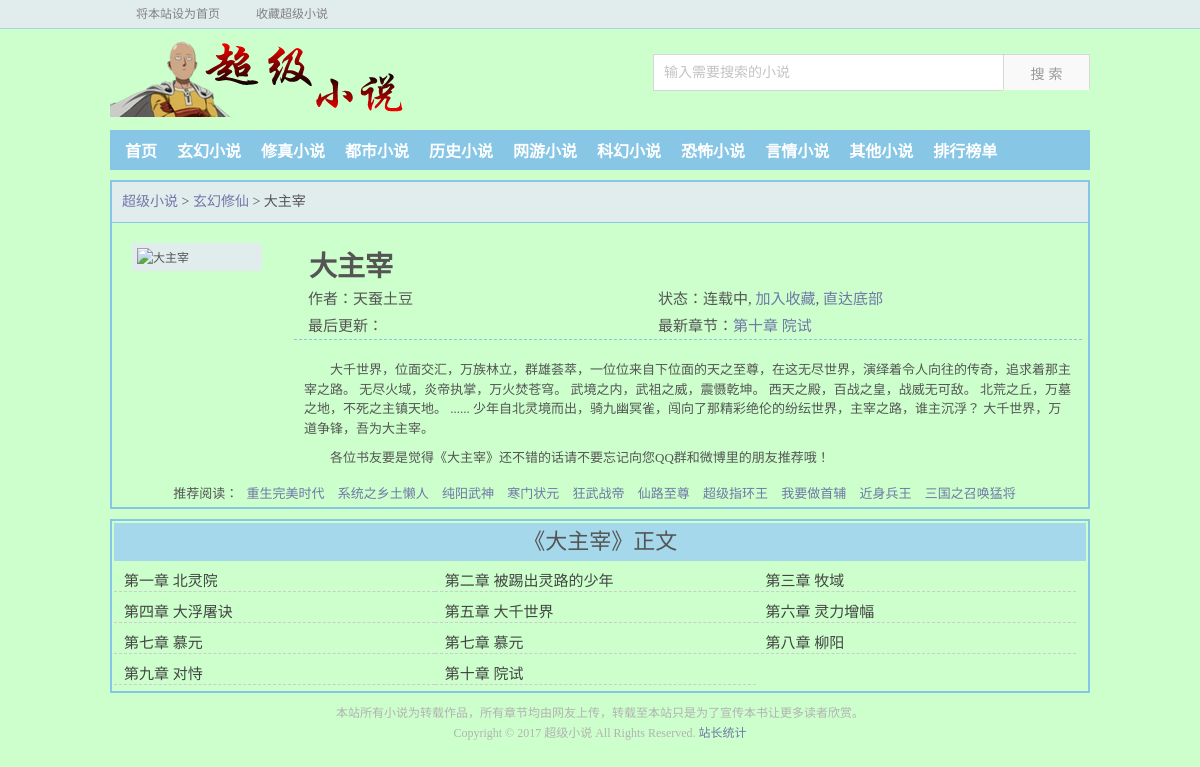
The app's page /info/7/ with its own data.
### novel_site/models.py (models this page shows, shortened)
class InfoTable(models.Model):
    title = models.CharField(max_length=70, unique=True)
    category = models.ForeignKey(CategoryTable, verbose_name='category', on_delete=models.CASCADE,
                                 related_name='cate_books', null=True)
    author = models.ForeignKey(AuthorTable, verbose_name='author', on_delete=models.CASCADE,
                               related_name='author_boos', null=True)
    status = models.CharField(max_length=5, null=True)
    update_time = models.DateTimeField(null=True)
    store_des = models.IntegerField(verbose_name='book_table_index', null=True)
    image = models.CharField(max_length=70, verbose_name='image_des', null=True)
    resume = models.CharField(max_length=300, null=True)
    @property
    def all_chapters(self):  # 看是否要放到view中去
        return MAP_DICT[str(self.store_des)].objects.filter(title=self.pk).defer('content', 'need_confirm')

class CategoryTable(models.Model):
    cate = models.CharField(max_length=30, null=True, unique=True)
    category = models.CharField(max_length=20)
    def get_absolute_url(self):
        return reverse('novel_site:category', kwargs={'cate': self.cate})
    def __str__(self):
        return self.category

class AuthorTable(models.Model):
    author = models.CharField(max_length=20, unique=True)
    def __str__(self):
        return self.author

class Book(models.Model):
    title = models.ForeignKey(InfoTable, verbose_name='title', on_delete=models.CASCADE,)
    chapter = models.CharField(max_length=70, null=True)
    content = models.TextField()
    need_confirm = models.BooleanField(default=0)
    book_id = models.IntegerField(verbose_name='book_id', null=True)
    def get_absolute_url(self):
        return reverse('novel_site:detail', kwargs={'pk': self.book_id, 'index': self.pk})
    class Meta:
        abstract = True

class BookTableOne(Book):
    def __str__(self):
        return self.chapter

### novel_site/views.py (the view)
# urls.py: url(r'^info/(?P<pk>[0-9]+)/$', views.InfoView.as_view(), name='info'),
class InfoView(DetailView):
    template_name = 'novel_site/info.html'
    def get_queryset(self):
        return InfoTable.objects.select_related()
    def get_context_data(self, **kwargs):
        context = super(InfoView, self).get_context_data(**kwargs)
        all_chapters = list(self.object.all_chapters)
        context['all_chapters'] = all_chapters
        context['latest_chapter'] = all_chapters[-1]
        return context

### novel_site/templates/novel_site/info.html (shortened to what this page needs)
{% extends 'novel_site/base.html' %}
{% load staticfiles %}
{%  block main %}
<div class="box_con">
        <div class="con_top">
        <a href="/">超级小说</a>
        &gt;
        <a href="{{ object.category.get_absolute_url }}">{{ object.category }}</a>
        &gt;
        {{ object.title }}
        </div>
        <div id="maininfo">
            <div id="info">
                <h1>{{ object.title }}</h1>
                <p>作者：{{ object.author }}</p>
                <p>状态：{{ object.status }},  <a rel="nofollow" href="http://www.ranwen.org/modules/article/addbookcase.php?bid=56048" target="_blank">加入收藏</a>, <a href="#footer">直达底部</a></p>
                <p>最后更新：{{ object.update_time|date:'Y-m-d H:i:s' }}</p>
                <p>最新章节：<a href="{{ latest_chapter.get_absolute_url }}" target="_blank">{{ latest_chapter.chapter }}</a></p>
            </div>
            <div id="intro">
                <p>{{ object.resume }}</p>
                <p>各位书友要是觉得《{{ object.title }}》还不错的话请不要忘记向您QQ群和微博里的朋友推荐哦！</p>
            </div>
        </div>
        <div id="sidebar">
            <div id="fmimg"><img alt="{{ object.title }}" src="{% static object.image %}"  width="120" height="150"/></div>
        </div>
        <div id="listtj">推荐阅读：
                <a href="http://www.ranwen.org/files/article/80/80203/" target="_blank">重生完美时代</a>
                <a href="http://www.ranwen.org/files/article/77/77388/" target="_blank">系统之乡土懒人</a>
                <a href="http://www.ranwen.org/files/article/80/80020/" target="_blank">纯阳武神</a>
                <a href="http://www.ranwen.org/files/article/81/81814/" target="_blank">寒门状元</a>
                <a href="http://www.ranwen.org/files/article/79/79807/" target="_blank">狂武战帝</a>
                <a href="http://www.ranwen.org/files/article/57/57595/" target="_blank">仙路至尊</a>
                <a href="http://www.ranwen.org/files/article/78/78117/" target="_blank">超级指环王</a>
                <a href="http://www.ranwen.org/files/article/77/77423/" target="_blank">我要做首辅</a>
                <a href="http://www.ranwen.org/files/article/59/59755/" target="_blank">近身兵王</a>
                <a href="http://www.ranwen.org/files/article/73/73312/" target="_blank">三国之召唤猛将</a>
        </div>
</div>
<div class="box_con">
    <div id="list">
        <dl>
            <dt>《{{ object.title }}》正文</dt>
            {%  for chapter in all_chapters %}
                <dd><a href="{{ chapter.get_absolute_url }}">{{ chapter.chapter}}</a></dd>
            {% endfor %}
        </dl>
    </div>
</div>
{% endblock main %}

### novel_site/templates/novel_site/base.html (shortened to what this page needs)
{% load staticfiles %}
<!DOCTYPE html>
<html class="gwd_">
<head>
<link rel="stylesheet" href={% static 'novel_site/css/style.css' %}>
</head>
<body>
<div id="wrapper">
    <div class="ywtop">
        <div class="ywtop_con">
            <div class="ywtop_sethome">
                <a onclick="this.style.behavior='url(#default#homepage)';this.setHomePage('');" href=="#">将本站设为首页</a>
            </div>
            <div class="ywtop_addfavorite">
                <a href=="javascript:window.external.addFavorite('','爱看小说的都收藏了')">收藏超级小说</a>
            </div>
        </div>
    </div>
    <div class="header">
        <div class="header_logo">
            <a href="/">>超级小说</a>
        </div>
        <form>
            <div class="search">
                <input name="q" class="input" value="输入需要搜索的小说" onblur="if (value ==''){value='输入需要搜索的小说'}" onfocus="if (value =='输入需要搜索的小说'){value =''}" id="wd" type="text">
                <span class="s_btn"><input value=" 搜 索 " class="button" type="submit"></span>
            </div>
        </form>
    </div>
    <div class="nav">
        <ul style="padding-left: 5px;">
            <li><a href="/">首页</a></li>
			<li><a href="/cate/xuanhuan/">玄幻小说</a></li>
			<li><a href="/cate/xiuzhen/">修真小说</a></li>
			<li><a href="/cate/dushi/">都市小说</a></li>
			<li><a href="/cate/lishi/">历史小说</a></li>
			<li><a href="/cate/wangyou/">网游小说</a></li>
			<li><a href="/cate/kehuan/">科幻小说</a></li>
			<li><a href="/cate/kongbu/">恐怖小说</a></li>
			<li><a href="/cate/yanqing/">言情小说</a></li>
			<li><a href="/cate/qita/">其他小说</a></li>
			<li><a href="/cate/top/">排行榜单</a></li>
        </ul>
    </div>
    {% block main %}
    {% endblock main %}
    <div class="footer">
        <div class="footer_cont">
            <p>本站所有小说为转载作品，所有章节均由网友上传，转载至本站只是为了宣传本书让更多读者欣赏。</p>
            <p>Copyright &#169; 2017 超级小说 All Rights Reserved.
                <a href="?????????????" target="_blank" title="站长统计">站长统计</a>
            </p>
        </div>
    </div>
</div>
<div id="GWDANG_HAS_BUILT"></div></body></html>

### novel_site/static/novel_site/css/style.css (style rules this page uses)
html,body,ul,ol,li,p,h1,h2,h3,h4,h5,h6,table,td,th,img,div,dl,dt,dd,input,select,form,fieldset { margin:auto;padding:0; }
body { background-color:#CCFFCC;color:#555;font-family:宋体;font-size:12px;margin:0 auto; }
ul li { list-style:none outside none; }
a { color:#6F78A7;text-decoration:none; }
.ywtop_sethome,.ywtop_addfavorite,.frii .int,.reader_mark0 a,.reader_mark1 a,#fmimg span { scroll 0 0 transparent; }
.ywtop { background-color:#E1ECED;border-bottom:1px solid #A6D3E8;color:gray;height:28px;min-width:960px;width:100%; }
.ywtop_con { line-height:28px;text-indent:16px;vertical-align:middle;width:960px;margin:0 auto; }
.ywtop_sethome { background-position:0 8px;display:inline;float:left;margin-right:20px; }
.ywtop a { color:gray; }
.ywtop_addfavorite { background-position:0 -12px;display:inline;float:left; }
.header { height:91px;width:980px;margin:auto; }
.header_logo a { display:block;float:left;height:78px;text-indent:-9999px;width:300px;margin-top:10px;background-image:url('logo.png'); }
.header .search { float:right; padding-top:25px;display:inline; }
.header .search .input { width:329px; font-size:14px; color:#c3c3c3; padding:0 10px; line-height:35px; height:35px; background:#fff; border:1px solid #d7d7d7; float:left; border-right:0; }
.header .search .s_btn { width:85px;height:33px;display:inline-block;z-index:0;vertical-align:top;border:solid 1px #d7d7d7; }
.header .search .button { width:85px; height:35px; padding-top:1px; border:0; font-size:14px; background-color: #f9f9f9; color: #999999; cursor:pointer; float:left; }
.nav { background:none repeat scroll 0 0 #88C6E5;height:40px;overflow:hidden;width:980px;margin:10px auto auto; }
.nav ul li { float:left;line-height:44px; }
.nav ul li a { color:#FFF;font-size:16px;font-weight:700;padding:0 10px; }
.box_con { border:2px solid #88C6E5; overflow:hidden;width:976px;margin:10px auto; }
.con_top { font-size:14px; border-bottom: #88C6E5 1px solid; text-align:left; padding: 0px 10px; line-height:40px; height:40px; background-color:#E1ECED; }
#sidebar { float:left;width:140px;text-align:left; }
#maininfo { float:right;width:800px; }
#fmimg { background-color:#E1ECED;float:left;width:126px;margin:20px;padding:2px;position:relative; }
#fmimg img { border:medium none;height:150px;width:120px;margin:3px; }
#info { padding:10px;margin:10px;font-size:15px; }
#info h1 { font-family:黑体;font-size:28px;font-weight:700;overflow:hidden;margin:auto;padding:1px; }
#info p { height:25px;line-height:25px;padding-top:2px;width:350px;margin:auto;overflow:hidden;float:left; }
#intro { width:96%;overflow:hidden;line-height:150%;border-top:1px dashed #88C6E5;padding:10px;font-size:13px; }
#intro p { text-indent:2em; margin-top:10px; }
#listtj { width:960px;font-size:13px;padding:5px;float:left;text-align:center; }
#listtj a { margin:0 5px; }
#list { padding:2px; }
#list dl { float:left;overflow:hidden;padding-bottom:1px;margin:auto;width: 100%; }
#list dt { background:none repeat scroll 0 0 #A6D8EC;display:inline;float:left;font-size:22px;line-height:28px;overflow:hidden;text-align:center;vertical-align:middle;width:98%;margin:auto auto 5px;padding:5px 10px; }
#list dd { border-bottom:1px dashed #CCC;display:inline;float:left;height:25px;line-height:200%;font-size:15px;margin-bottom:5px;overflow:hidden;text-align:left;text-indent:10px;vertical-align:middle;width:33%; }
#list dd a:link { color:#444; }
#footer,.footer { overflow:hidden;text-align:center;width:980px;margin:10px auto auto; }
.footer_cont p { color:#B2B2B2;line-height:20px;width:88%; }

### records on screen
InfoTable: category "玄幻修仙", title "大主宰", author "天蚕土豆", status "连载中", resume "大千世界，位面交汇，万族林立，群雄荟萃，一位位来自下位面的天之至尊，在这无尽世界，演绎着令人向往的传奇，追求着那主宰之路。 无尽火域，炎帝执掌，万火焚苍穹。 武境之内，武祖之威，震慑乾坤。 西天之殿，百战之皇，战威无可敌。 北荒之丘，万墓之地，不死之主镇天地。 ...... 少年自北灵境而出，骑九幽冥雀，闯向了那精彩绝伦的纷纭世界，主宰之路，谁主沉浮？ 大千世界，万道争锋，吾为大主宰。"
BookTableOne: chapter "第十章 院试"
BookTableOne: chapter "第一章 北灵院"
BookTableOne: chapter "第二章 被踢出灵路的少年"
BookTableOne: chapter "第三章 牧域"
BookTableOne: chapter "第四章 大浮屠诀"
BookTableOne: chapter "第五章 大千世界"
BookTableOne: chapter "第六章 灵力增幅"
BookTableOne: chapter "第七章 慕元"
BookTableOne: chapter "第七章 慕元"
BookTableOne: chapter "第八章 柳阳"
BookTableOne: chapter "第九章 对恃"
